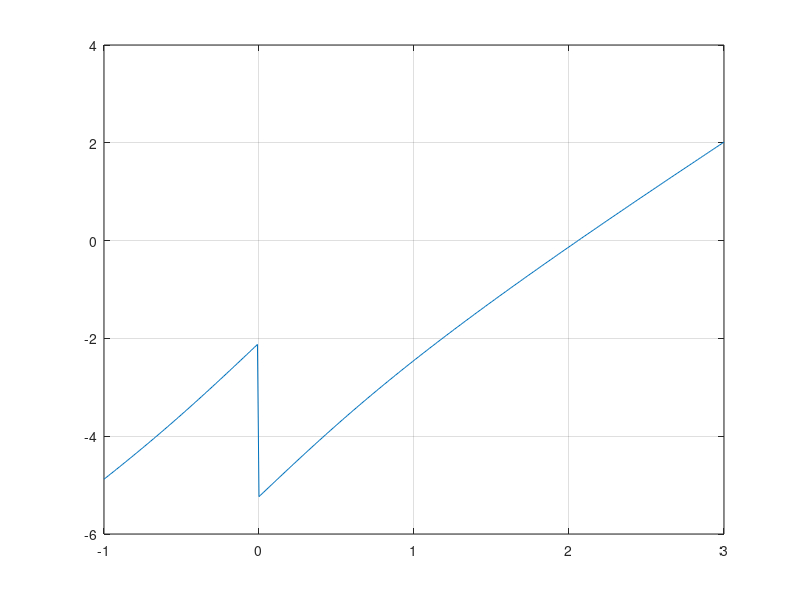

The MATLAB script that drew this image:
% локализуем корень графическим способом
x = -1.0:0.01:3.0;
y = 2*x + x/(1+x.^2) - 4 - acot(x);
plot(x,y);
grid on;
% видим - корень лежит в промежутке (2.0;2.2)

f = inline('2*x + x/(1+x^2) - 4 - acot(x)');
x0 = 0.0; % начальное приближение 
eps = 0.00001; % точность
N = 50; % максимальное количество итераций
g = inline('(4+acot(x)-x/(1+x^2))/2');
x1 = g(x0); % первое значение 
for i = 1 : N
    if abs(x1 - x0) <= eps
        break
    end
    x0 = x1;
    x1 = g(x0);
end
% вывод решения уравнения
x1
% вывод количества итераций
i